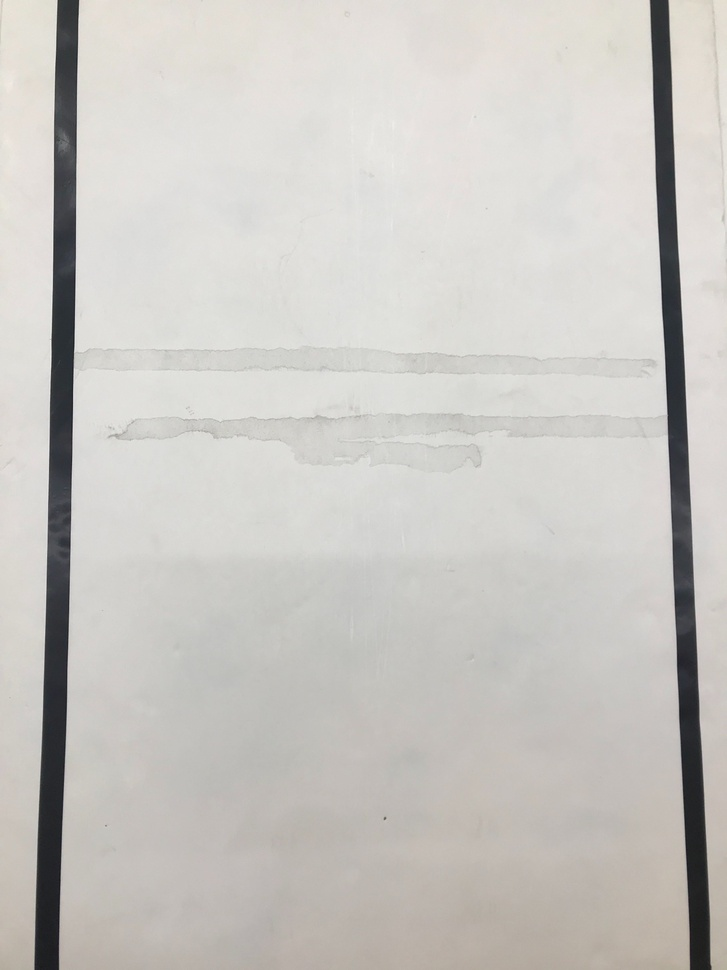
#> input picture line.jpg, 727 x 970 px, shrunk from 3024 x 4032 before the run
$ python simple_canny.py
#> lines starting #> are read from the running program, lines starting #| are printed output that depends on the picture; after the words box and inside, x2 and y2 are one past the last pixel; in counts of white or black regions, pixels touching at a corner belong together
import cv2
import numpy as np
import matplotlib.pyplot as plt
import time

img = cv2.imread('./line.jpg')
#> img is the input picture: shape (970, 727, 3); mean B, G, R 194.2, 198.5, 200.9
gray = cv2.cvtColor(img, cv2.COLOR_BGR2GRAY)
edges = cv2.Canny(gray,50,150,apertureSize=3)
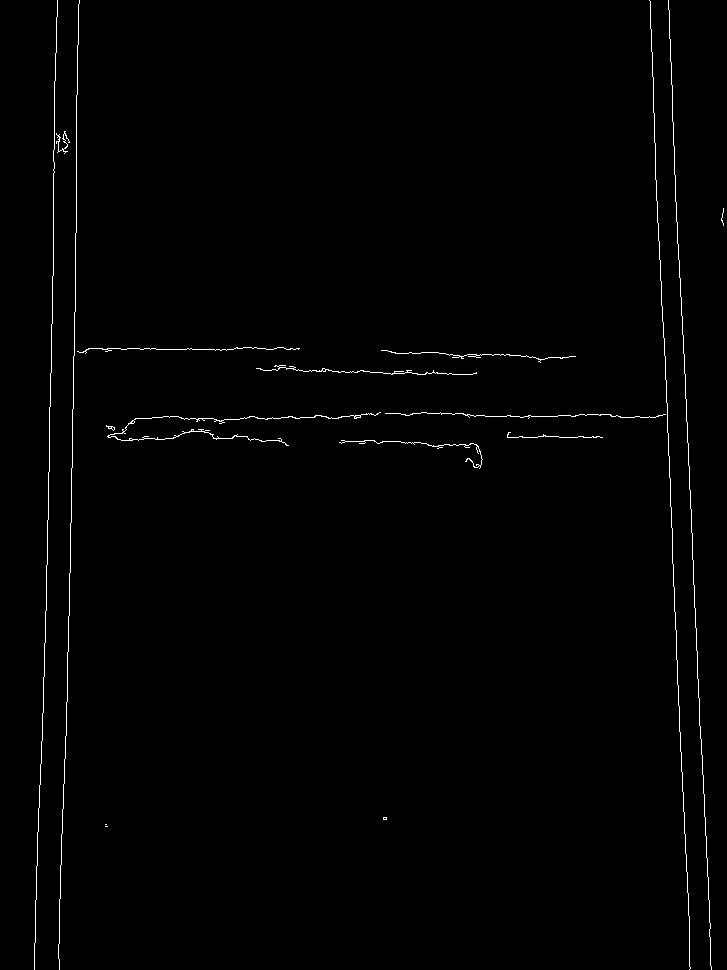
#> edges: shape (970, 727); 0.85% white in thin lines or dots
crop_img = np.copy(edges)

epo1 = 0
epo2 = crop_img.shape[0]
#> epo2 = 970

# strengthen
strengthen_img = np.power(crop_img, 2)
#> strengthen_img: shape (970, 727); values 0 (black) and 1 (white), 0.85% white in thin lines or dots
crop_height = strengthen_img.shape[0]
#> crop_height = 970
crop_width = strengthen_img.shape[1]
#> crop_width = 727
print(f"Crop image width : {crop_width}, height : {crop_height}\n") # 3024, 4032
#| Crop image width : 727, height : 970

middles = []

cnt = 0 ### for test

start = time.time()
for i in range(crop_height):
    # lcur = crop_width // 2 - (crop_width // 4)
    # rcur = crop_width // 2 + (crop_width // 4)
    lcur = crop_width // 2 - 1
    rcur = crop_width // 2 + 1
    prev_lcur = 0
    prev_rcur = 0

    while(strengthen_img[i][lcur] == 0 and strengthen_img[i][rcur] == 0):
        if strengthen_img[i][lcur] == 0:
            lcur -= 1
        if strengthen_img[i][rcur] == 0:
            rcur += 1
        if lcur < 0:
            lcur = prev_lcur
            break
        if rcur > crop_width - 1:
            rcur = prev_rcur
            break
        prev_lcur = lcur
        prev_rcur = rcur

    if cnt == 0: ### for test
        print(lcur)
        print(rcur)
        print((rcur - lcur)//2)
        print(strengthen_img[0][lcur])
        print(strengthen_img[0][rcur])
        cnt += 1

    middle = (rcur + lcur) // 2
    middles.append(middle)
#> this loop made 970 passes
#| 1
#| 0
#> after the loop, cnt = 1; middles = 970 values from 363 to 363
# print(f"middles shape :{np.array(middles).shape}\n")


color = (255, 0, 0)
for i in range(epo1, epo2):
    # print(middles[i-epo1])
    crop_img = cv2.line(crop_img, (middles[i-epo1], i), (middles[i-epo1], i), color, 5)
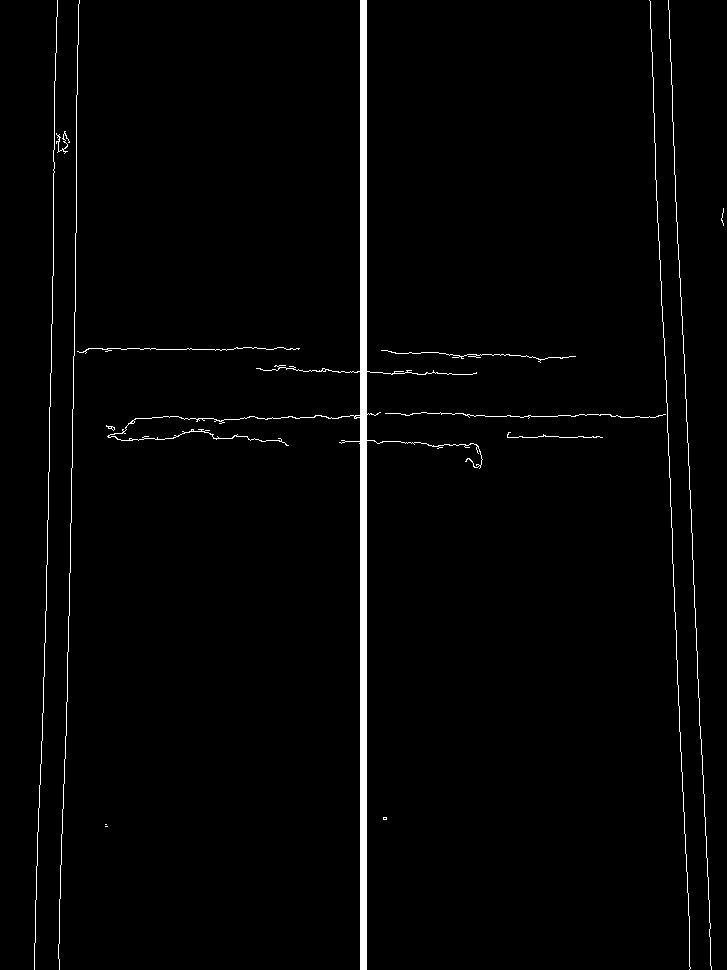
#> crop_img: shape (970, 727); 1.8% white; 15 white regions (4 under 20 px), largest, box (x1, y1, x2, y2) and area: (107, 0, 483, 970) 7870, (34, 0, 58, 970) 970, (58, 0, 80, 970) 970

# [4 lines of commented-out code are left out]

plt.imshow(crop_img)
plt.show()
end = time.time()

print(f"running time : {end-start} sec")

$ run again, with lane.jpg copied over line.jpg
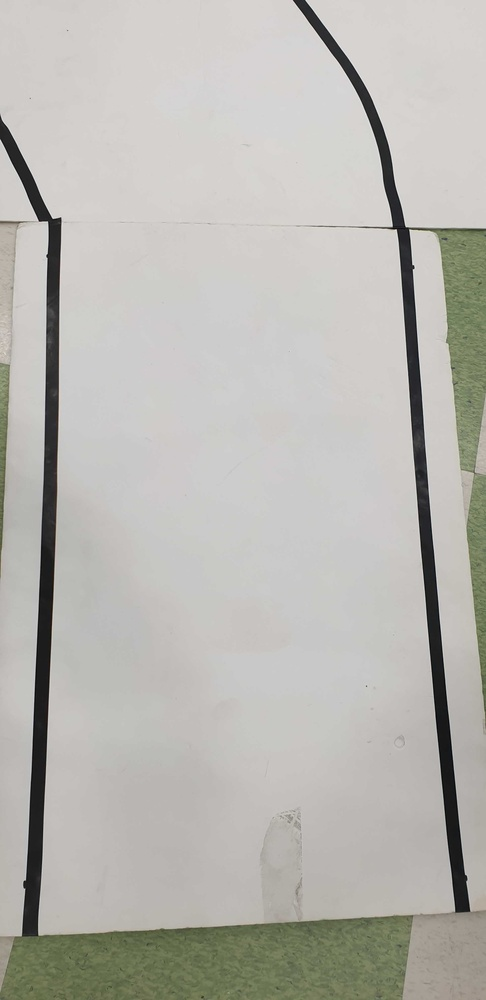
#> input picture lane.jpg, 486 x 1000 px, shrunk from 1960 x 4032 before the run
#> img is the input picture: shape (1000, 486, 3); mean B, G, R 177.6, 183, 184.4
#> `edges = cv2.Canny(gray,50,150,apertureSize=3)`:
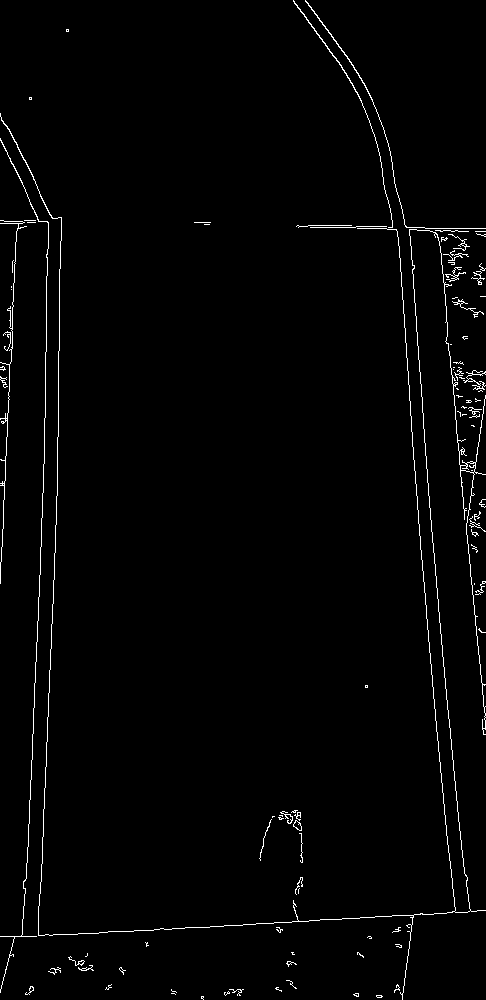
#> edges: shape (1000, 486); 1.6% white in thin lines or dots
#> strengthen_img: shape (1000, 486); values 0 (black) and 1 (white), 1.6% white in thin lines or dots
#| Crop image width : 486, height : 1000
#> the loop `for i in range(crop_height):` made 1000 passes
#| 0
#| 1
#> after the loop `for i in range(crop_height):`: cnt = 1; middles = 1000 values from 243 to 243
#> after the loop `for i in range(epo1, epo2):`:
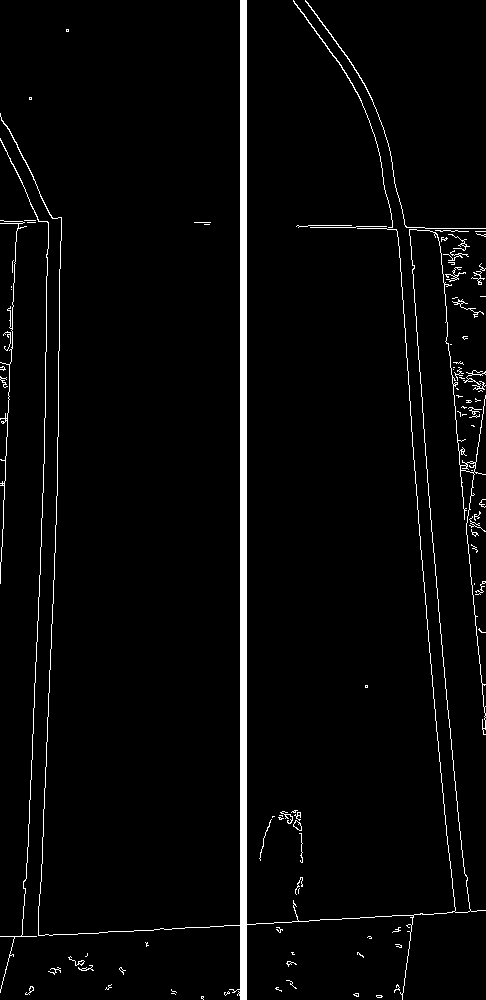
#> crop_img: shape (1000, 486); 3% white; 96 white regions (63 under 20 px), largest, box (x1, y1, x2, y2) and area: (0, 0, 486, 1000) 10707, (0, 138, 49, 993) 940, (0, 220, 27, 584) 502
